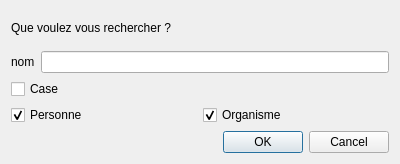
<?xml version="1.0" encoding="UTF-8"?>
<ui version="4.0">
 <class>Rechercher</class>
 <widget class="QDialog" name="Rechercher">
  <property name="geometry">
   <rect>
    <x>0</x>
    <y>0</y>
    <width>400</width>
    <height>164</height>
   </rect>
  </property>
  <property name="windowTitle">
   <string>Rechercher</string>
  </property>
  <layout class="QVBoxLayout" name="verticalLayout_2">
   <item>
    <widget class="QLabel" name="label_2">
     <property name="text">
      <string>Que voulez vous rechercher ?</string>
     </property>
    </widget>
   </item>
   <item>
    <layout class="QHBoxLayout" name="horizontalLayout">
     <item>
      <widget class="QLabel" name="label">
       <property name="text">
        <string>nom</string>
       </property>
      </widget>
     </item>
     <item>
      <widget class="QLineEdit" name="lineEditNom"/>
     </item>
    </layout>
   </item>
   <item>
    <widget class="QCheckBox" name="checkBoxCase">
     <property name="text">
      <string>Case</string>
     </property>
    </widget>
   </item>
   <item>
    <layout class="QHBoxLayout" name="horizontalLayout_2">
     <item>
      <widget class="QCheckBox" name="checkBoxPersonne">
       <property name="text">
        <string>Personne</string>
       </property>
       <property name="checked">
        <bool>true</bool>
       </property>
      </widget>
     </item>
     <item>
      <widget class="QCheckBox" name="checkBoxOrganisme">
       <property name="text">
        <string>Organisme</string>
       </property>
       <property name="checked">
        <bool>true</bool>
       </property>
      </widget>
     </item>
    </layout>
   </item>
   <item>
    <widget class="QDialogButtonBox" name="buttonBox">
     <property name="orientation">
      <enum>Qt::Horizontal</enum>
     </property>
     <property name="standardButtons">
      <set>QDialogButtonBox::Cancel|QDialogButtonBox::Ok</set>
     </property>
    </widget>
   </item>
  </layout>
 </widget>
 <resources/>
 <connections>
  <connection>
   <sender>buttonBox</sender>
   <signal>accepted()</signal>
   <receiver>Rechercher</receiver>
   <slot>accept()</slot>
   <hints>
    <hint type="sourcelabel">
     <x>248</x>
     <y>254</y>
    </hint>
    <hint type="destinationlabel">
     <x>157</x>
     <y>274</y>
    </hint>
   </hints>
  </connection>
  <connection>
   <sender>buttonBox</sender>
   <signal>rejected()</signal>
   <receiver>Rechercher</receiver>
   <slot>reject()</slot>
   <hints>
    <hint type="sourcelabel">
     <x>316</x>
     <y>260</y>
    </hint>
    <hint type="destinationlabel">
     <x>286</x>
     <y>274</y>
    </hint>
   </hints>
  </connection>
 </connections>
</ui>
